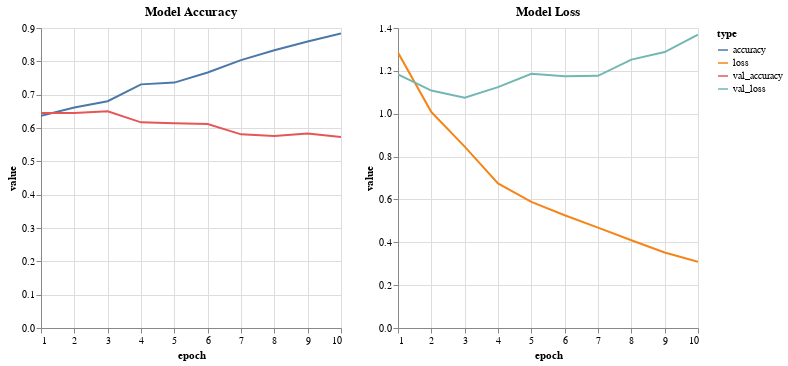

The notebook cell this image was saved under:
### Code cell
# Plot the model history
def plot_model_history(history):

# history.history dictionary to DataFrame
    history_df = pl.DataFrame({
        'epoch': range(1, len(history.history['accuracy']) + 1),
        'accuracy': history.history['accuracy'],
        'val_accuracy': history.history['val_accuracy'],
        'loss': history.history['loss'],
        'val_loss': history.history['val_loss']
    })

    history_df_long = history_df.melt(id_vars=['epoch'], value_vars=['accuracy', 'val_accuracy', 'loss', 'val_loss'], variable_name='type', value_name='value')
    
# Create charts
    accuracy_chart = alt.Chart(history_df_long.filter(pl.col('type').is_in(['accuracy', 'val_accuracy']))).mark_line().encode(
        x='epoch:Q',
        y='value:Q',
        color='type:N'
    ).interactive().properties(
        title='Model Accuracy'
    )
    
    loss_chart = alt.Chart(history_df_long.filter(pl.col('type').is_in(['loss', 'val_loss']))).mark_line().encode(
        x='epoch:Q',
        y='value:Q',
        color='type:N'
    ).interactive().properties(
        title='Model Loss'
    )
    
    return alt.hconcat(accuracy_chart, loss_chart)

plot_model_history(history)

### Figure 1 — Vega-Lite specification as saved in the notebook (floating-point values rounded to 4 significant figures)
{"config": {"view": {"continuousWidth": 300, "continuousHeight": 300}}, "hconcat": [{"data": {"name": "data-35fae1eda79b1e2c3d659eace6d82942"}, "mark": {"type": "line"}, "encoding": {"color": {"field": "type", "type": "nominal"}, "x": {"field": "epoch", "type": "quantitative"}, "y": {"field": "value", "type": "quantitative"}}, "name": "view_1", "title": "Model Accuracy"}, {"data": {"name": "data-3cf56d49f0d01bc091ba3aa38727bbf5"}, "mark": {"type": "line"}, "encoding": {"color": {"field": "type", "type": "nominal"}, "x": {"field": "epoch", "type": "quantitative"}, "y": {"field": "value", "type": "quantitative"}}, "name": "view_2", "title": "Model Loss"}], "params": [{"name": "param_1", "select": {"type": "interval", "encodings": ["x", "y"]}, "bind": "scales", "views": ["view_1"]}, {"name": "param_2", "select": {"type": "interval", "encodings": ["x", "y"]}, "bind": "scales", "views": ["view_2"]}], "$schema": "https://vega.github.io/schema/vega-lite/v5.17.0.json", "datasets": {"data-35fae1eda79b1e2c3d659eace6d82942": [{"epoch": 1, "type": "accuracy", "value": 0.6363}, {"epoch": 2, "type": "accuracy", "value": 0.6616}, {"epoch": 3, "type": "accuracy", "value": 0.6803}, {"epoch": 4, "type": "accuracy", "value": 0.7309}, {"epoch": 5, "type": "accuracy", "value": 0.7362}, {"epoch": 6, "type": "accuracy", "value": 0.7664}, {"epoch": 7, "type": "accuracy", "value": 0.8037}, {"epoch": 8, "type": "accuracy", "value": 0.8335}, {"epoch": 9, "type": "accuracy", "value": 0.8592}, {"epoch": 10, "type": "accuracy", "value": 0.8837}, {"epoch": 1, "type": "val_accuracy", "value": 0.6452}, {"epoch": 2, "type": "val_accuracy", "value": 0.6452}, {"epoch": 3, "type": "val_accuracy", "value": 0.6504}, {"epoch": 4, "type": "val_accuracy", "value": 0.617}, {"epoch": 5, "type": "val_accuracy", "value": 0.6144}, {"epoch": 6, "type": "val_accuracy", "value": 0.6118}, {"epoch": 7, "type": "val_accuracy", "value": 0.581}, {"epoch": 8, "type": "val_accuracy", "value": 0.5758}, {"epoch": 9, "type": "val_accuracy", "value": 0.5835}, {"epoch": 10, "type": "val_accuracy", "value": 0.5733}], "data-3cf56d49f0d01bc091ba3aa38727bbf5": [{"epoch": 1, "type": "loss", "value": 1.285}, {"epoch": 2, "type": "loss", "value": 1.008}, {"epoch": 3, "type": "loss", "value": 0.8462}, {"epoch": 4, "type": "loss", "value": 0.6748}, {"epoch": 5, "type": "loss", "value": 0.5888}, {"epoch": 6, "type": "loss", "value": 0.5262}, {"epoch": 7, "type": "loss", "value": 0.4685}, {"epoch": 8, "type": "loss", "value": 0.4092}, {"epoch": 9, "type": "loss", "value": 0.3524}, {"epoch": 10, "type": "loss", "value": 0.3092}, {"epoch": 1, "type": "val_loss", "value": 1.184}, {"epoch": 2, "type": "val_loss", "value": 1.108}, {"epoch": 3, "type": "val_loss", "value": 1.075}, {"epoch": 4, "type": "val_loss", "value": 1.124}, {"epoch": 5, "type": "val_loss", "value": 1.187}, {"epoch": 6, "type": "val_loss", "value": 1.174}, {"epoch": 7, "type": "val_loss", "value": 1.177}, {"epoch": 8, "type": "val_loss", "value": 1.252}, {"epoch": 9, "type": "val_loss", "value": 1.288}, {"epoch": 10, "type": "val_loss", "value": 1.369}]}}
